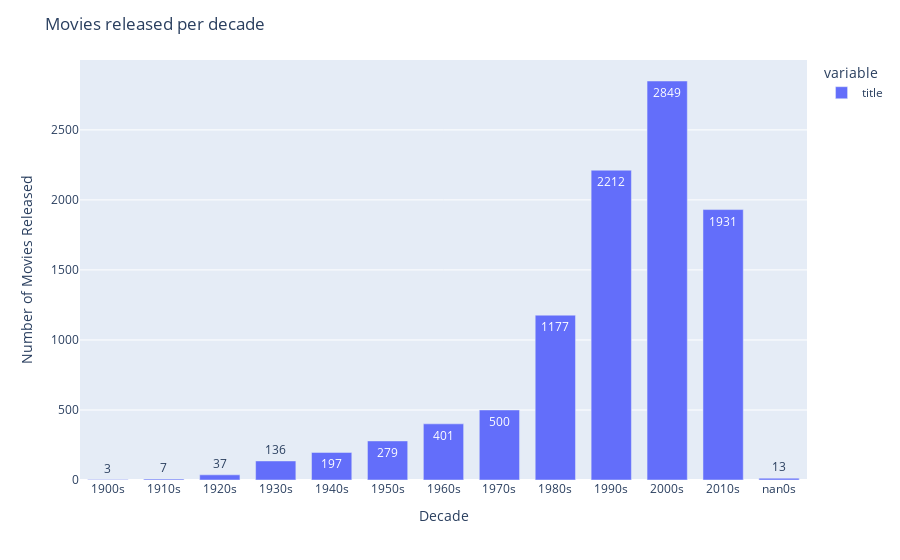

Notebook code cell kept with this figure:
### Code cell
df_temp = movies
df_temp['decade'] = df_temp['year'].str[:3]+'0s'
movies['decade'] = df_temp['year'].str[:3]+'0s'
df_temp = df_temp.groupby(['decade'])['title'].count()
df_temp

fig = px.bar(df_temp, text_auto=True)

fig.update_layout(
    title_text='Movies released per decade', # title of plot
    xaxis_title_text='Decade', # xaxis label
    yaxis_title_text='Number of Movies Released', # yaxis label
    bargap=0.2, # gap between bars of adjacent location coordinates
    bargroupgap=0.1, # gap between bars of the same location coordinates
)

fig.show()

### Figure 1 — Plotly figure (JSON) as saved in the notebook; plotly's stock layout.template omitted (floating-point values rounded to 4 significant figures)
{"data": [{"alignmentgroup": "True", "hovertemplate": "variable=title<br>decade=%{x}<br>value=%{y}<extra></extra>", "legendgroup": "title", "marker": {"color": "#636efa", "pattern": {"shape": ""}}, "name": "title", "offsetgroup": "title", "orientation": "v", "showlegend": true, "textposition": "auto", "texttemplate": "%{y}", "type": "bar", "x": ["1900s", "1910s", "1920s", "1930s", "1940s", "1950s", "1960s", "1970s", "1980s", "1990s", "2000s", "2010s", "nan0s"], "xaxis": "x", "y": [3, 7, 37, 136, 197, 279, 401, 500, 1177, 2212, 2849, 1931, 13], "yaxis": "y"}], "layout": {"bargap": 0.2, "bargroupgap": 0.1, "barmode": "relative", "legend": {"title": {"text": "variable"}, "tracegroupgap": 0}, "margin": {"t": 60}, "title": {"text": "Movies released per decade"}, "xaxis": {"anchor": "y", "domain": [0, 1], "title": {"text": "Decade"}}, "yaxis": {"anchor": "x", "domain": [0, 1], "title": {"text": "Number of Movies Released"}}}}
